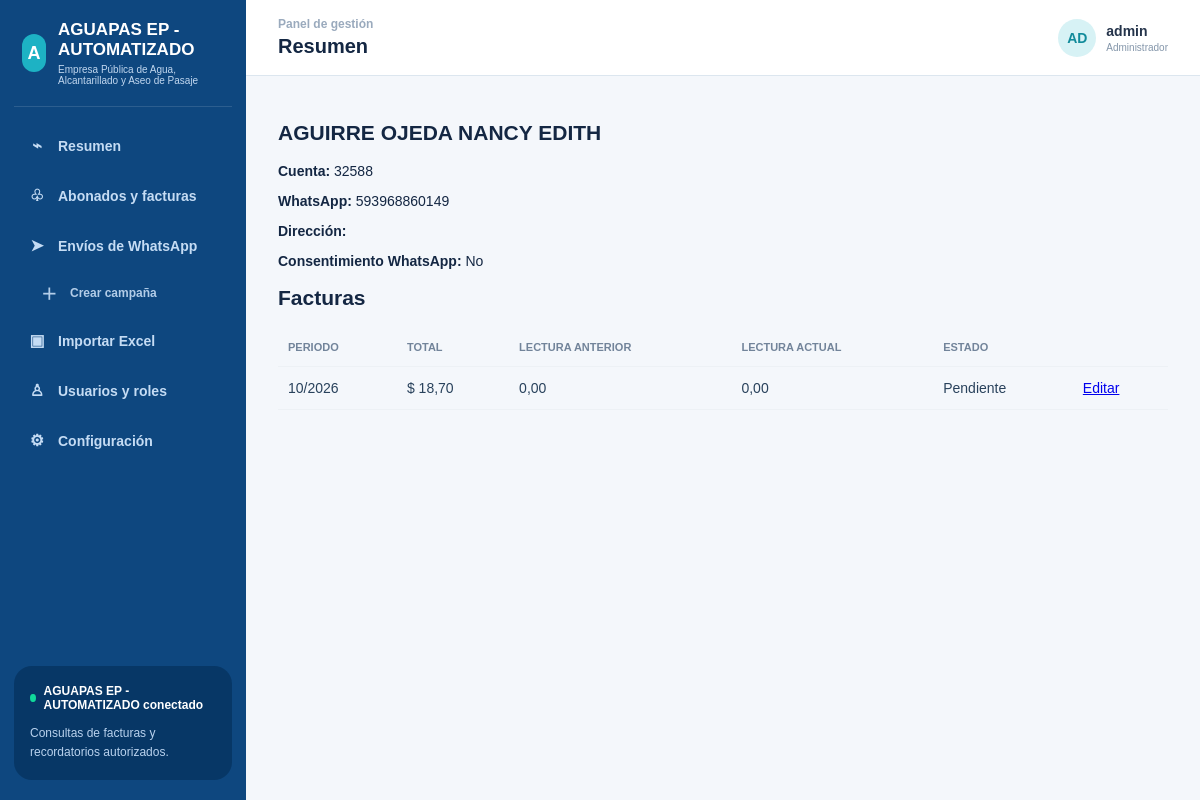
Page /abonados/1/ (signed in) on the committed database.
### billing/models.py (models this page shows, shortened)
class Subscriber(models.Model):
    account_number = models.CharField('Cuenta', max_length=60, unique=True)
    import_batch = models.ForeignKey('ImportBatch', null=True, blank=True, on_delete=models.SET_NULL, related_name='subscribers')
    national_id = models.CharField('Cédula', max_length=30, blank=True)
    full_name = models.CharField('Abonado', max_length=180)
    phone = models.CharField('WhatsApp', max_length=30, blank=True)
    email = models.EmailField(blank=True)
    address = models.CharField(max_length=255, blank=True)
    category = models.CharField(max_length=80, blank=True)
    sequence = models.CharField(max_length=30, blank=True)
    client_code = models.CharField(max_length=60, blank=True)
    meter_number = models.CharField(max_length=60, blank=True)
    total_letters = models.DecimalField(max_digits=12, decimal_places=2, default=0)
    previous_reading = models.DecimalField(max_digits=12, decimal_places=2, default=0)
    current_reading = models.DecimalField(max_digits=12, decimal_places=2, default=0)
    active = models.BooleanField(default=True)
    consent_whatsapp = models.BooleanField(default=False)
    created_at = models.DateTimeField(auto_now_add=True)
    updated_at = models.DateTimeField(auto_now=True)

class Invoice(models.Model):
    STATUS = [('pending','Pendiente'),('paid','Pagada'),('cancelled','Anulada')]
    subscriber = models.ForeignKey(Subscriber, on_delete=models.CASCADE, related_name='invoices')
    period = models.DateField(help_text='Usa el primer día del mes')
    previous_reading = models.DecimalField(max_digits=12, decimal_places=2, default=0)
    current_reading = models.DecimalField(max_digits=12, decimal_places=2, default=0)
    amount = models.DecimalField(max_digits=12, decimal_places=2, default=0)
    due_date = models.DateField(null=True, blank=True)
    status = models.CharField(max_length=20, choices=STATUS, default='pending')
    created_at = models.DateTimeField(auto_now_add=True)
    class Meta: unique_together = ('subscriber','period'); ordering = ['-period','subscriber__full_name']

### billing/views.py (the view)
# urls.py: path('abonados/<int:pk>/', SubscriberDetailView.as_view(), name='subscriber_detail'),
class SubscriberDetailView(LoginRequiredMixin, DetailView):
    model = Subscriber
    template_name = 'billing/subscriber_detail.html'

### templates/billing/subscriber_detail.html
{% extends 'base.html' %}{% block content %}<h1>{{ object.full_name }}</h1><div class='card'><p><b>Cuenta:</b> {{ object.account_number }}</p><p><b>WhatsApp:</b> {{ object.phone|default:'Sin número' }}</p><p><b>Dirección:</b> {{ object.address }}</p><p><b>Consentimiento WhatsApp:</b> {{ object.consent_whatsapp|yesno:'Sí,No' }}</p></div><h2>Facturas</h2><table class='table'><tr><th>Periodo</th><th>Total</th><th>Lectura anterior</th><th>Lectura actual</th><th>Estado</th><th></th></tr>{% for invoice in object.invoices.all %}<tr><td>{{ invoice.period|date:'m/Y' }}</td><td>$ {{ invoice.amount }}</td><td>{{ invoice.previous_reading }}</td><td>{{ invoice.current_reading }}</td><td>{{ invoice.get_status_display }}</td><td><a href='{% url "invoice_edit" invoice.pk %}'>Editar</a></td></tr>{% endfor %}</table>{% endblock %}

### templates/base.html (shortened to what this page needs)
<!doctype html>
<html lang="es">
<head>
</head>
<body>
<div class="app-shell">
  <aside class="sidebar">
    <div class="brand"><div class="brand-mark">A</div><div><div class="brand-name">AGUAPAS EP - AUTOMATIZADO</div><div class="brand-subtitle">Empresa Pública de Agua, Alcantarillado y Aseo de Pasaje</div></div></div>
    <nav class="nav">
      <a href="{% url 'dashboard' %}" class="{% if request.path == '/' %}active{% endif %}"><span class="nav-icon">⌁</span>Resumen</a>
      <a href="{% url 'subscribers' %}"><span class="nav-icon">♧</span>Abonados y facturas</a>
      <a href="{% url 'campaigns' %}"><span class="nav-icon">➤</span>Envíos de WhatsApp</a>
      <a href="{% url 'campaign_create' %}" class="subnav-link"><span class="nav-icon">＋</span>Crear campaña</a>
      <a href="{% url 'import_excel' %}"><span class="nav-icon">▣</span>Importar Excel</a>
      <a href="{% url 'users' %}" class="{% if '/usuarios/' in request.path %}active{% endif %}"><span class="nav-icon">♙</span>Usuarios y roles</a>
      <a href="{% url 'users' %}" class="{% if '/configuracion/' in request.path %}active{% endif %}"><span class="nav-icon">⚙</span>Configuración</a>
    </nav>
    <div class="bot-status"><div class="status-line"><span class="status-dot"></span>AGUAPAS EP - AUTOMATIZADO conectado</div><p>Consultas de facturas y recordatorios autorizados.</p></div>
  </aside>
  <main class="main">
    <header class="topbar"><div><div class="eyebrow">Panel de gestión</div><h1 class="page-title">{% block header_title %}Resumen{% endblock %}</h1></div><div class="user-chip"><div class="avatar">{{ request.user.username|slice:':2'|upper }}</div><div class="user-meta"><strong>{{ request.user.get_full_name|default:request.user.username }}</strong><small>{% if request.user.is_staff %}Administrador{% else %}Usuario{% endif %}</small></div></div></header>
    <section class="content">{% block content %}{% endblock %}</section>
  </main>
</div>
</body>
</html>

### templates/base.html (style rules this page uses)
:root { --navy:#0e477f;--navy-deep:#073766;--ink:#142743;--muted:#7890aa;--line:#dce6ef;--bg:#f4f7fb;--white:#fff;--cyan:#20a3b5;--green:#25a64b;--amber:#f7b718;--red:#df334b }
* { box-sizing:border-box }
body { margin:0;background:var(--bg);color:var(--ink);font:14px Arial,Helvetica,sans-serif }
.app-shell { min-height:100vh;display:flex }
.sidebar { width:246px;flex:0 0 246px;background:var(--navy);color:#dbeaff;padding:20px 14px;display:flex;flex-direction:column }
.brand { display:flex;align-items:center;gap:12px;padding:0 8px 20px;border-bottom:1px solid #ffffff20 }
.brand-mark { width:38px;height:38px;border-radius:12px;background:#1db2c4;color:#fff;display:grid;place-items:center;font-size:18px;font-weight:700 }
.brand-name { font-size:17px;font-weight:700;color:#fff }
.brand-subtitle { font-size:10px;margin-top:4px;color:#c1d7ef }
.nav { padding-top:16px;display:grid;gap:5px }
.nav a { color:#c5dcf4;text-decoration:none;padding:13px 14px;border-radius:12px;display:flex;align-items:center;gap:12px;font-weight:600 }
.nav-icon { width:18px;text-align:center;font-size:16px }
.bot-status { margin-top:auto;background:#073766;border-radius:18px;padding:18px 16px;color:#fff }
.status-line { font-weight:700;font-size:12px;display:flex;align-items:center;gap:8px }
.status-dot { width:8px;height:8px;border-radius:50%;background:#10d99b }
.bot-status p { font-size:12px;line-height:1.6;color:#b9d2ee;margin:12px 0 0 }
.main { min-width:0;flex:1 }
.topbar { height:76px;background:#fff;border-bottom:1px solid var(--line);display:flex;align-items:center;justify-content:space-between;padding:0 32px }
.eyebrow { color:#9aaabd;font-size:12px;font-weight:600 }
.page-title { font-size:20px;margin:4px 0 0 }
.user-chip { display:flex;align-items:center;gap:10px;color:#25344b }
.avatar { width:38px;height:38px;border-radius:50%;background:#d7f2f5;color:#128b9b;display:grid;place-items:center;font-weight:700 }
.user-meta small { display:block;color:#8496aa;font-size:10px;margin-top:3px }
.content { max-width:none;width:100%;margin:0 auto;padding:28px 32px }
.subnav-link { padding-top:8px!important;padding-bottom:8px!important;margin-left:12px;font-size:12px!important;opacity:.9 }
.table { width:100%;border-collapse:collapse }
.table th,.table td { text-align:left;padding:13px 10px;border-bottom:1px solid #edf1f5 }
.table th { color:#72849a;font-size:11px;text-transform:uppercase }
.table td { color:#29425c }

### rows in the picture
Subscriber: full_name "AGUIRRE OJEDA NANCY EDITH", account_number "32588", phone "593968860149", consent_whatsapp "No"
Invoice: period "10/2026", amount "18,70", previous_reading "0,00", current_reading "0,00", status "Pendiente"

### other values in the picture
{{ request.user.username|slice:':2'|upper }} "AD"
{{ request.user.get_full_name|default:request.user.username }} "admin"
